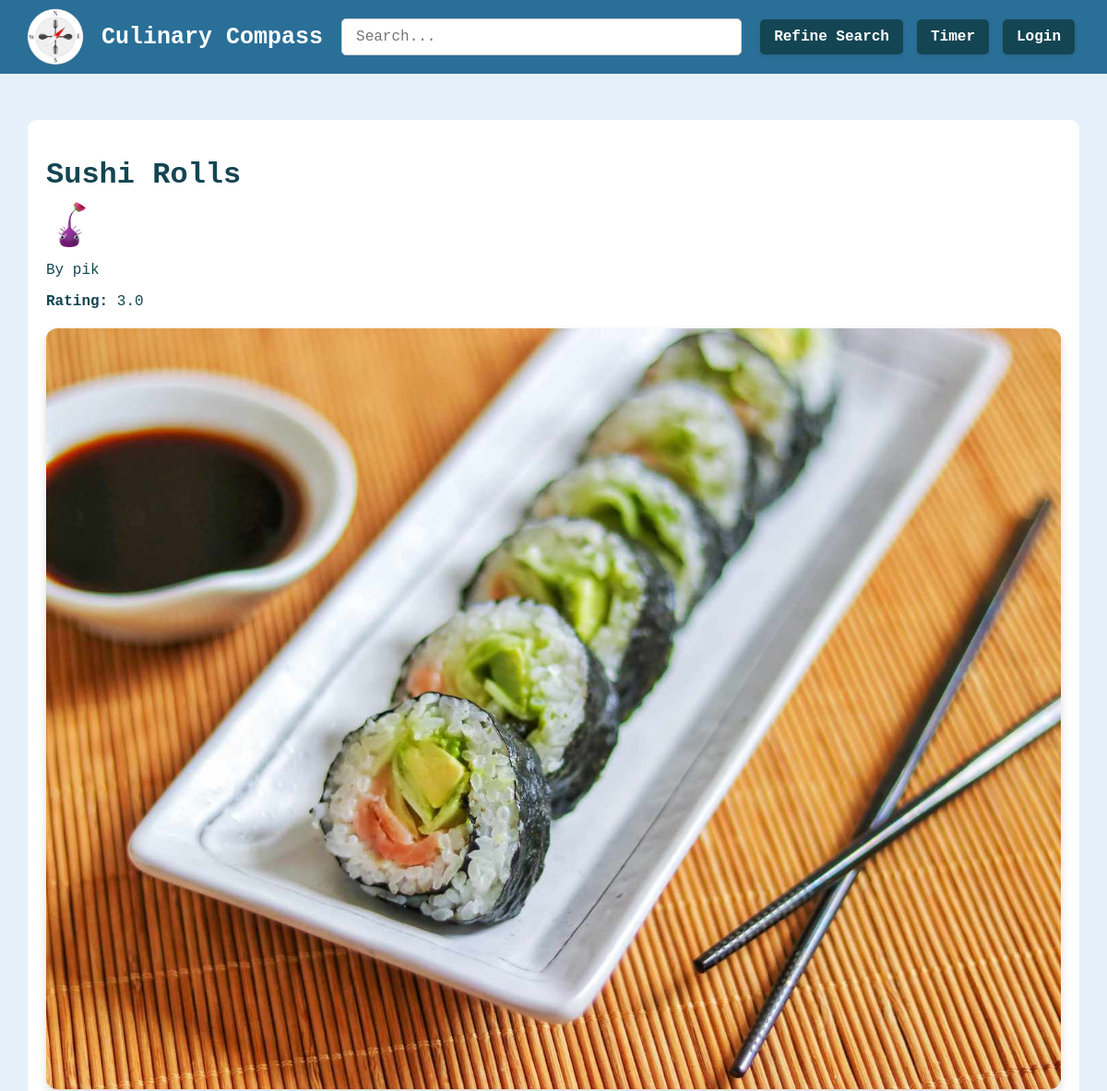
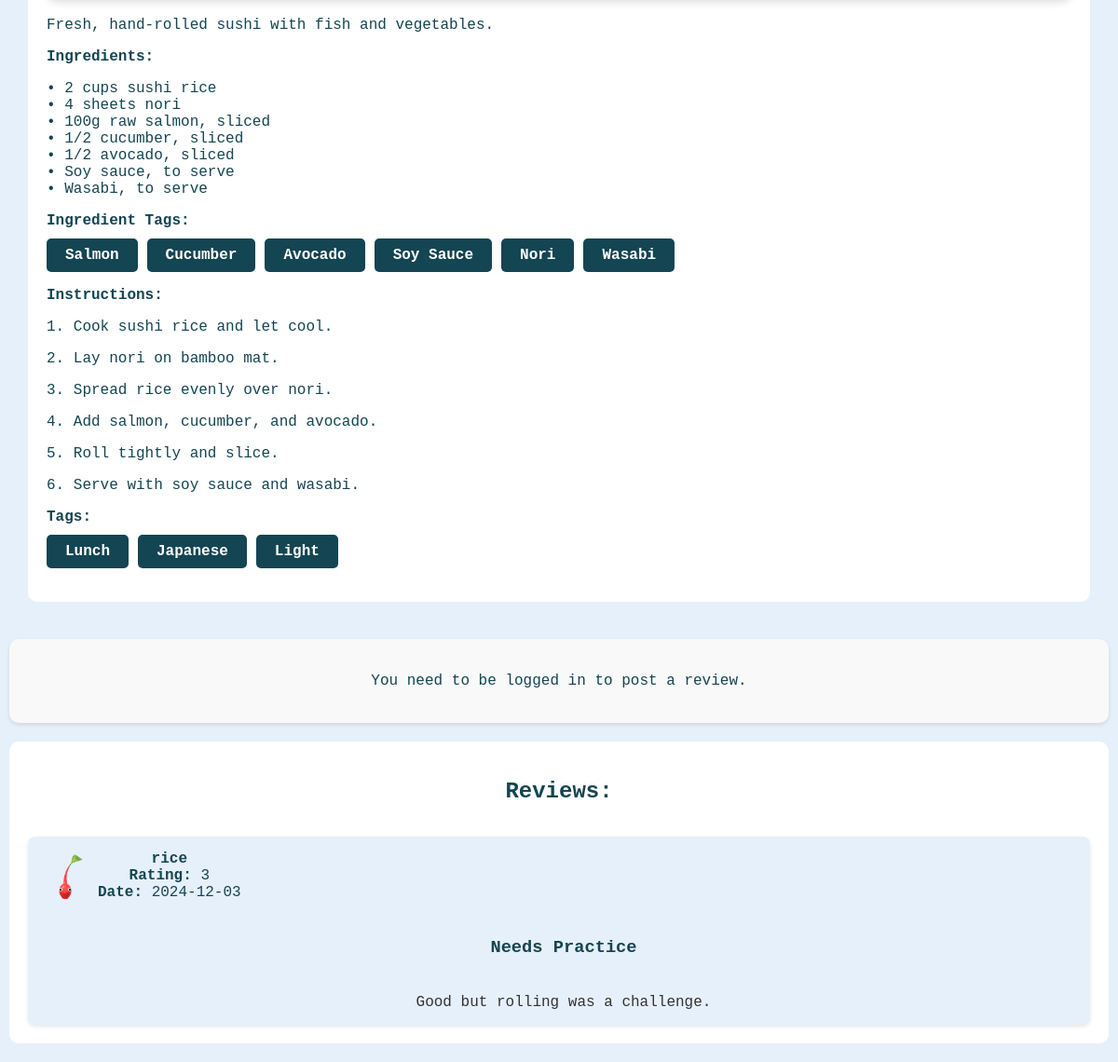
Screenshot of /recipe/2 with the database file from the repository (2 pictures, top to bottom).
### tables this page shows
CREATE TABLE recipes (
        id INTEGER PRIMARY KEY AUTOINCREMENT,
        user_id INTEGER NOT NULL,
        title TEXT NOT NULL,
        intro TEXT,
        ingredient_list TEXT,
        ingredient_tags TEXT,
        instructions TEXT,
        tags TEXT,
        rating REAL,
        image TEXT
    );

CREATE TABLE users (
        id INTEGER PRIMARY KEY AUTOINCREMENT,
        username TEXT NOT NULL UNIQUE,
        password TEXT NOT NULL,
        profile_picture TEXT NOT NULL,
        is_admin INTEGER DEFAULT 0,
        failed_attempts INTEGER DEFAULT 0,
        lockout_timer TIMESTAMP NULL
    );

CREATE TABLE reviews (
        id INTEGER PRIMARY KEY AUTOINCREMENT,
        recipe_id INTEGER NOT NULL,
        user_id INTEGER NOT NULL,
        rating INTEGER NOT NULL,
        review TEXT,
        title TEXT,
        date TEXT NOT NULL,
        profile_picture TEXT,
        FOREIGN KEY (recipe_id) REFERENCES recipes(id) ON DELETE CASCADE,
        FOREIGN KEY (user_id) REFERENCES users(id) ON DELETE CASCADE
    );

### MW aaaaa/app.py (the view, shortened to what this page needs)
@app.route('/recipe/<int:recipe_id>', methods=['GET', 'POST'])
def recipe_page(recipe_id):
    connection = get_db_connection()
    cursor = connection.cursor()
    connection.execute("PRAGMA foreign_keys = ON;")
    query_recipe = '''
    SELECT recipes.*, users.username AS writer_username, users.id AS writer_id, users.profile_picture AS writer_pic
    FROM recipes
    JOIN users ON recipes.user_id = users.id
    WHERE recipes.id = ?
    '''
    recipe = connection.execute(query_recipe, (recipe_id,)).fetchone()
    query_reviews = '''
    SELECT users.username, reviews.*, reviews.title AS review_title
    FROM reviews
    JOIN users ON reviews.user_id = users.id
    WHERE reviews.recipe_id = ?
    '''
    reviews = connection.execute(query_reviews, (recipe_id,)).fetchall()
    is_favourited = False
    user_review = None
    if 'user_id' in session:
        user_id = session['user_id']
        is_favourited = cursor.execute("SELECT 1 FROM favourites WHERE recipe_id = ? AND user_id = ?", (recipe_id, user_id)).fetchone() is not None
        user_review = cursor.execute(
            "SELECT * FROM reviews WHERE recipe_id = ? AND user_id = ?",
            (recipe_id, user_id)
        ).fetchone()
        query_annotations = '''
        SELECT annotations.highlighted_text, annotations.annotation_text
        FROM annotations
        JOIN users ON annotations.user_id = users.id
        WHERE annotations.recipe_id = ? AND annotations.user_id = ?
        '''
        annotations = connection.execute(query_annotations, (recipe_id, user_id)).fetchall()
    else:
        annotations = []
    connection.close()
    if recipe:
        tags_dict = json.loads(recipe['tags'])
        tags = []
        for tag_list in tags_dict.values():
            tags.extend(tag_list)
        ingredient_tags_dict = json.loads(recipe['ingredient_tags'])
        ingredient_tags = []
        for tag_list in ingredient_tags_dict.values():
            ingredient_tags.extend(tag_list)
        recipe_data = {
            "writer_username": recipe['writer_username'],
            "writer_id": recipe['writer_id'],
            "writer_pic": recipe['writer_pic'],
            "id": recipe['id'],
            "title": recipe['title'],
            "instructions": recipe['instructions'],
            "intro": recipe['intro'],
            "ingredient_list": recipe['ingredient_list'],
            "ingredient_tags": ingredient_tags,
            "tags": tags,
            "rating": recipe['rating'] if reviews else "N/A",
            "image": recipe['image'],
            "annotations": [
                {
                    "highlighted_text": a['highlighted_text'],
                    "annotation_text": a['annotation_text']
                } for a in annotations
            ],
            "reviews": [
                {
                    "user_id": r['user_id'],
                    "username": r['username'],
                    "profile_picture": r['profile_picture'],
                    "review_title": r['review_title'],
                    "review": r['review'],
                    "rating": r['rating'],
                    "date": r['date']
                } for r in reviews
            ]
        }
        recipe_data["instructions"] = highlight_text(recipe_data["instructions"], recipe_data["annotations"])
        return render_template('recipepage.html', recipe=recipe_data, tags=tags, ingredient_tags=ingredient_tags, is_favourited=is_favourited, user_review=user_review)
    else:
        return "Page not found", 404

### MW aaaaa/app.py (called while the page is built)
def get_db_connection():
    connection = sqlite3.connect('my-database.db')
    connection.row_factory = sqlite3.Row
    return connection

def highlight_text(instructions, annotations):
    for i, ann in enumerate(annotations):
        pattern = re.escape(ann['highlighted_text'])
        replacement = f'<mark class="highlighted-text" id="highlight-{i}" data-index="{i}">{ann["highlighted_text"]}</mark>'
        instructions = re.sub(pattern, replacement, instructions, count=1)
    return Markup(instructions)

### MW aaaaa/templates/recipepage.html (shortened to what this page needs)
{% extends 'base.html' %}
{% block content %}
    <div class="content-wrapper">
        <div class="recipe-info">
            <h1>{{ recipe['title'] }}</h1>
            <a href="{{ url_for('profile', user_id=recipe['writer_id']) }}">
                <img src="{{ url_for('static', filename=recipe['writer_pic'] if recipe['writer_pic'] else 'images/default_profile.png') }}" alt="Profile Picture" class="profile-pic">
                <p>By {{ recipe['writer_username'] }}</p>
            </a>
            <p><strong>Rating:</strong> <span class="rating">{{ recipe['rating'] }}</span></p>
            {% if recipe.image %}
                <div class="recipe-image-container">
                    <img src="{{ url_for('static', filename=recipe.image) }}" alt="{{ recipe.title }} Image" class="recipe-main-image">
                </div>
            {% endif %}
            <p> {{ recipe['intro']}}</p>
            <p><strong>Ingredients:</strong></p>
            <p> {{ recipe['ingredient_list']|replace('\n', '<br>')|safe }}</p>
            <p><strong>Ingredient Tags:</strong></p>
                <div class="recipe-tags">
                    {% for tag in ingredient_tags %}
                        <a href="{{ url_for('search') }}?ingredients={{ tag }}" class="dark-button">{{ tag }}</a>
                    {% endfor %}
                </div>
            <p><strong>Instructions:</strong></p>
            <div id="recipe-instructions">
                <div id="instructions-text">
                    {% for line in recipe['instructions'].split('\n') %}
                        <p>{{ line }}</p>
                    {% endfor %}
                </div>
            </div>
            <p><strong>Tags:</strong>
                <form method="POST">
                    <div class="recipe-tags">
                        {% for tag in recipe['tags'] %}
                            <a href="{{ url_for('search') }}?tags={{ tag }}" class="dark-button">{{ tag }}</a>
                        {% endfor %}
                    </div>
                </form>
            </p>
        </div>
    </div>
    <div class="review-form">
        {% if session.get('logged_in') %}
            {% if session['user_id'] == recipe.writer_id %}
                <p>You cannot review your own recipe.</p>
            {% elif user_review %}
                <h2>Edit Your Review</h2>
                <form method="POST">
                    <input type="hidden" name="action" value="edit_review">
                    <div class="form-group">
                        <label for="review_title">Review Title:</label>
                        <input type="text" id="review_title" name="review_title" value="{{ user_review['title'] }}" required>
                    </div>
                    <br>
                    <div class="form-group">
                        <label for="rating">Rating (1-5):</label>
                        <input type="number" id="rating" name="rating" min="1" max="5" value="{{ user_review['rating'] }}" required>
                    </div>
                    <br>
                    <div class="form-group">
                        <label for="review">Your Review:</label>
                        <textarea id="review" name="review" required>{{ user_review['review'] }}</textarea>
                    </div>
                    <br>
                    <button type="submit" class="submit-button">Update Review</button>
                </form>
            {% else %}
                <h2>Submit Your Review</h2>
                <form method="POST">
                    <input type="hidden" name="action" value="submit_review">
                    <input type="hidden" name="action" value="submit_review">
                    <div class="form-group">
                        <label for="review_title">Review Title:</label>
                        <input type="text" id="review_title" name="review_title" maxlength="50" required>
                    </div>
                    <br>
                    <div class="form-group">
                        <label for="rating">Rating (1-5):</label>
                        <input type="number" id="rating" name="rating" min="1" max="5" required>
                    </div>
                    <br>
                    <div class="form-group">
                        <label for="review">Your Review:</label>
                        <textarea id="review" name="review" maxlength="30000" required></textarea>
                    </div>
                    <br>
                    <button type="submit" class="submit-button">Submit Review</button>
                </form>
            {% endif %}
        {% else %}
            <p>You need to be logged in to post a review.</p>
        {% endif %}
    </div>
    <div class="reviews-section">
        <h2>Reviews:</h2>
        {% for review in recipe['reviews'] %}
            <div class="review">
                <div class="profile">
                    <img src="{{ url_for('static', filename=review['profile_picture'] if review['profile_picture'] else 'images/default_profile.png') }}" alt="Profile Picture" class="profile-pic">
                    <div class="review-header">
                        <p><strong>{{ review['username'] }}</strong></p>
                        <p><strong>Rating:</strong> {{ review['rating'] }}</p>
                        <p><strong>Date:</strong> {{ review['date'] }}</p>
                    </div>
                </div>
                <h3 class="review-title">{{ review['review_title'] }}</h3>
                <p class="review-text">{{ review['review'] }}</p>
            </div>
        {% else %}
            <p>No reviews available.</p>
        {% endfor %}
    </div>
{% endblock %}

### MW aaaaa/static/stylesheet.css (style rules this page uses)
* { font-family: 'Cascadia Code', monospace; box-sizing: border-box; color:#144552; }
body { margin: 10px; padding-top: 100px; text-align: center; background-color: #e6f0fa; background-size: cover; background-position: center; background-repeat: no-repeat; background-attachment: fixed; }
a { cursor: pointer; color: inherit; text-decoration: none; }
.content-wrapper { display: flex; gap: 20px; padding: 20px; align-items: stretch; }
.recipe-info { width: 70%; background-color: white; border-radius: 10px; padding: 20px; text-align: left; }
.recipe-info h1, .recipe-info p { margin-bottom: 10px; }
.recipe-tags { display: flex; flex-wrap: wrap; gap: 10px; justify-content: flex-start; }
.dark-button { display: inline-flex; align-items: center; justify-content: center; padding: 10px 20px; font-size: 1rem; font-weight: bold; border-radius: 5px; border: none; background-color: #144552; color: white; cursor: pointer; line-height: 1; user-select: none; transition: background-color 0.3s; }
.recipe-image-container { text-align: center; margin: 20px 0; }
.recipe-main-image { max-width: 100%; height: auto; border-radius: 12px; box-shadow: 0 4px 10px rgba(0, 0, 0, 0.15); }
.reviews-section { margin: 20px 0; padding: 20px; background-color: white; border-radius: 10px; display: flex; flex-direction: column; gap: 15px; }
.review { background-color: #e6f0fa; padding: 15px; border-radius: 8px; box-shadow: 0 2px 4px rgba(0,0,0,0.1); display: flex; flex-direction: column; gap: 10px; }
.profile { display: flex; align-items: center; margin-bottom: 10px; }
.profile-pic { width: 50px; height: 50px; border-radius: 50%; margin-right: 10px; object-fit: cover; }
.review-header { display: flex; flex-direction: column; }
.review-header p { margin: 0; }
.review-title { margin-left: 10px; }
.review-text { margin: 10px 0 0 10px; font-size: 1em; color: #333; }
.review-form { background-color: #f9f9f9; padding: 20px; border-radius: 10px; box-shadow: 0 2px 4px rgba(0,0,0,0.1); display: flex; flex-direction: column; gap: 15px; margin-top: 20px; }
.recipe-info, #annotation-sidebar { flex-grow: 1; height: auto; overflow-y: auto; }

### rows the page displays
recipes: title "Sushi Rolls", rating "3.0", image (picture), intro "Fresh, hand-rolled sushi with fish and vegetables.", ingredient_list "• 2 cups sushi rice • 4 sheets nori • 100g raw salmon, sliced • 1/2 cucumber, sliced • 1/2 avocado, sliced • Soy sauce, to serve • Wasabi, to serve"
users: profile_picture (picture), writer_username "pik"
reviews: profile_picture (picture), username "rice", rating "3", date "2024-12-03", review_title "Needs Practice", review "Good but rolling was a challenge."

### other values shown
{{ tag }} "Salmon" "Cucumber" "Avocado" "Soy Sauce" "Nori" "Wasabi"
{{ line }} "1. Cook sushi rice and let cool." "2. Lay nori on bamboo mat." "3. Spread rice evenly over nori." "4. Add salmon, cucumber, and avocado." "5. Roll tightly and slice." "6. Serve with soy sauce and wasabi."
{{ tag }} "Lunch" "Japanese" "Light"
